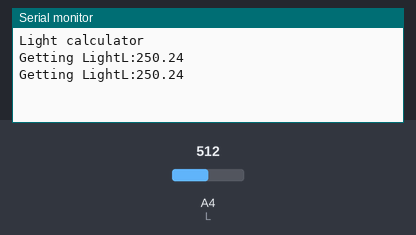
The sketch below on a simulated Arduino Uno, built with avr-gcc and run on an emulated ATmega328P. Shown: the last lines printed to the serial monitor. The test bench sets the inputs (shaded band); at power-on: A4 (L) = 512.

Above: at 5.8 s.
5.9 s: A4 (L) set to 716
At 9.7 s:
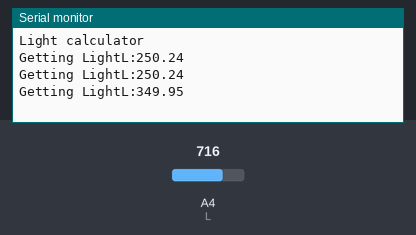
11.1 s: A4 (L) set to 900
At 14.4 s:
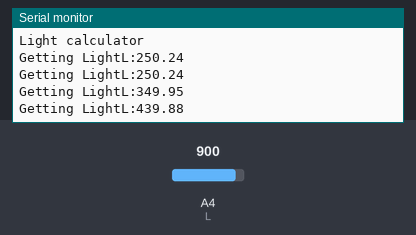
Timing chart, 0 to 15.9 s (numbered marks = the images above; inputs shaded):
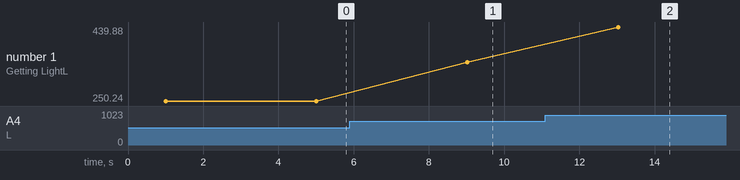

The sketch:

sketch_may17e.ino
```cpp
#include<SoftwareSerial.h>
int ledPin=13;
int L=A4;
float LIGHT;
void setup()
{
  Serial.begin(9600);
}
void LIG()
{
  Serial.print("Getting Light");
    int value_lig=analogRead(L);
    delay(10);
   // value_lig=analogRead(L);
    //delay(10);
    float millivolts_lig=(value_lig/1023.0)*5000;
    LIGHT=millivolts_lig/10;
    Serial.print("L:");
    Serial.print(LIGHT);
    Serial.print("\n");
    delay(2000);
    if (LIGHT>10) {
    digitalWrite(ledPin, HIGH);
  } else {
    digitalWrite(ledPin, LOW);
  }
}
void loop()
{
  Serial.print("Light calculator");
  Serial.print("\n");
  delay(1000);
  while(1)
{
  LIG();
  delay(2000);
}
 /* if (LIGHT>10) {
    digitalWrite(ledPin, HIGH);
  } else {
    digitalWrite(ledPin, LOW);*/
}
```

Measured:
- after the input at 5.9 s, the serial monitor: prints a new line after 3.1 s (image 1)
- after the input at 11.1 s, the serial monitor: prints a new line after 1.9 s (image 2)
- plotted number 1: 250.24 → 349.95 after the input at 5.9 s, 349.95 → 439.88 after the input at 11.1 s
